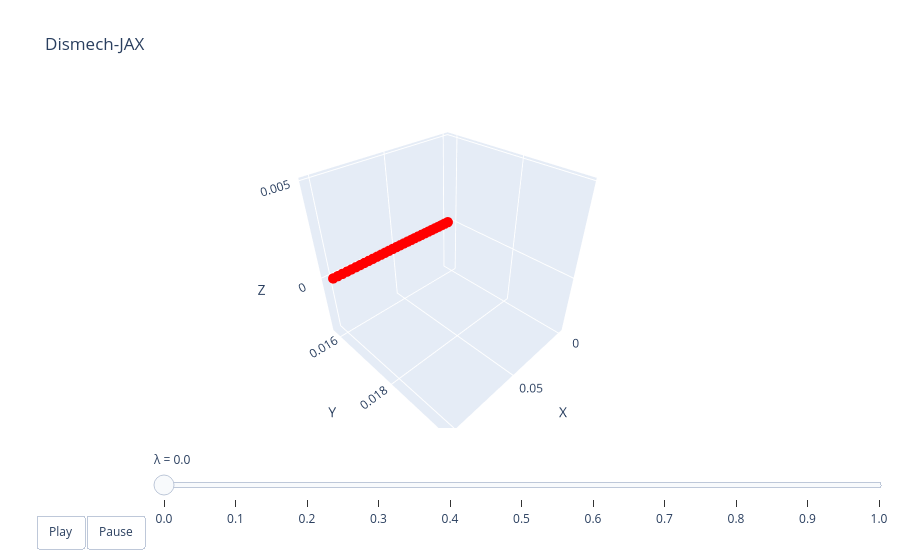

The notebook cell saved with this chart:
### Code cell
lambdas = jnp.linspace(0, 1.0, 11)
aux = get_aux(data["bi_aux"][2])
animate_rod(sim, lambdas, data["bi_xf_stars"][2], aux)

### Figure 1 — Plotly figure (JSON) as saved in the notebook; plotly's stock layout.template omitted (floating-point values rounded to 4 significant figures)
{"data": [{"line": {"color": "black", "width": 4}, "marker": {"color": "red", "size": 6}, "mode": "lines+markers", "name": "edges", "type": "scatter3d", "x": [0.000833, 0.004163, null, 0.004163, 0.007493, null, 0.007493, 0.01082, null, 0.01082, 0.01415, null, 0.01415, 0.01748, null, 0.01748, 0.02081, null, 0.02081, 0.02414, null, 0.02414, 0.02747, null, 0.02747, 0.0308, null, 0.0308, 0.03413, null, 0.03413, 0.03746, null, 0.03746, 0.04079, null, 0.04079, 0.04412, null, 0.04412, 0.04745, null, 0.04745, 0.05078, null, 0.05078, 0.05411, null, 0.05411, 0.05744, null, 0.05744, 0.06077, null, 0.06077, 0.0641, null, 0.0641, 0.06743, null, 0.06743, 0.07076, null, 0.07076, 0.07409, null, 0.07409, 0.07742, null, 0.07742, 0.08075, null, 0.08075, 0.08408, null, 0.08408, 0.08741, null, 0.08741, 0.09074, null, 0.09074, 0.09407, null, 0.09407, 0.0974, null, 0.0974, 0.1007, null], "y": [0.01586, 0.01586, null, 0.01586, 0.01586, null, 0.01586, 0.01586, null, 0.01586, 0.01586, null, 0.01586, 0.01586, null, 0.01586, 0.01586, null, 0.01586, 0.01586, null, 0.01586, 0.01586, null, 0.01586, 0.01586, null, 0.01586, 0.01586, null, 0.01586, 0.01586, null, 0.01586, 0.01586, null, 0.01586, 0.01586, null, 0.01586, 0.01586, null, 0.01586, 0.01586, null, 0.01586, 0.01586, null, 0.01586, 0.01586, null, 0.01586, 0.01586, null, 0.01586, 0.01586, null, 0.01586, 0.01586, null, 0.01586, 0.01586, null, 0.01586, 0.01586, null, 0.01586, 0.01586, null, 0.01586, 0.01586, null, 0.01586, 0.01586, null, 0.01586, 0.01586, null, 0.01586, 0.01586, null, 0.01586, 0.01586, null, 0.01586, 0.01586, null, 0.01586, 0.01586, null], "z": [0, 0, null, 0, 6.871e-08, null, 6.871e-08, 7.035e-07, null, 7.035e-07, 1.841e-06, null, 1.841e-06, 3.336e-06, null, 3.336e-06, 5.063e-06, null, 5.063e-06, 6.91e-06, null, 6.91e-06, 8.777e-06, null, 8.777e-06, 1.057e-05, null, 1.057e-05, 1.222e-05, null, 1.222e-05, 1.366e-05, null, 1.366e-05, 1.482e-05, null, 1.482e-05, 1.567e-05, null, 1.567e-05, 1.617e-05, null, 1.617e-05, 1.631e-05, null, 1.631e-05, 1.608e-05, null, 1.608e-05, 1.549e-05, null, 1.549e-05, 1.456e-05, null, 1.456e-05, 1.332e-05, null, 1.332e-05, 1.183e-05, null, 1.183e-05, 1.014e-05, null, 1.014e-05, 8.313e-06, null, 8.313e-06, 6.442e-06, null, 6.442e-06, 4.616e-06, null, 4.616e-06, 2.936e-06, null, 2.936e-06, 1.518e-06, null, 1.518e-06, 4.914e-07, null, 4.914e-07, 0, null, 0, 0, null, 0, 0, null]}], "layout": {"scene": {"xaxis": {"range": [-0.004162, 0.1057], "title": {"text": "X"}}, "yaxis": {"range": [0.01567, 0.01971], "title": {"text": "Y"}}, "zaxis": {"range": [-0.003451, 0.005122], "title": {"text": "Z"}}}, "sliders": [{"currentvalue": {"prefix": "λ = "}, "steps": [{"args": [["0.0"], {"frame": {"duration": 50, "redraw": true}, "mode": "immediate"}], "label": "0.0", "method": "animate"}, {"args": [["0.1"], {"frame": {"duration": 50, "redraw": true}, "mode": "immediate"}], "label": "0.1", "method": "animate"}, {"args": [["0.2"], {"frame": {"duration": 50, "redraw": true}, "mode": "immediate"}], "label": "0.2", "method": "animate"}, {"args": [["0.3"], {"frame": {"duration": 50, "redraw": true}, "mode": "immediate"}], "label": "0.3", "method": "animate"}, {"args": [["0.4"], {"frame": {"duration": 50, "redraw": true}, "mode": "immediate"}], "label": "0.4", "method": "animate"}, {"args": [["0.5"], {"frame": {"duration": 50, "redraw": true}, "mode": "immediate"}], "label": "0.5", "method": "animate"}, {"args": [["0.6"], {"frame": {"duration": 50, "redraw": true}, "mode": "immediate"}], "label": "0.6", "method": "animate"}, {"args": [["0.7"], {"frame": {"duration": 50, "redraw": true}, "mode": "immediate"}], "label": "0.7", "method": "animate"}, {"args": [["0.8"], {"frame": {"duration": 50, "redraw": true}, "mode": "immediate"}], "label": "0.8", "method": "animate"}, {"args": [["0.9"], {"frame": {"duration": 50, "redraw": true}, "mode": "immediate"}], "label": "0.9", "method": "animate"}, {"args": [["1.0"], {"frame": {"duration": 50, "redraw": true}, "mode": "immediate"}], "label": "1.0", "method": "animate"}], "transition": {"duration": 0}, "x": 0.1, "y": 0}], "title": {"text": "Dismech-JAX"}, "updatemenus": [{"buttons": [{"args": [null, {"frame": {"duration": 50, "redraw": true}, "fromcurrent": true}], "label": "Play", "method": "animate"}, {"args": [[null], {"frame": {"duration": 0, "redraw": true}, "mode": "immediate"}], "label": "Pause", "method": "animate"}], "direction": "left", "pad": {"r": 10, "t": 87}, "showactive": false, "type": "buttons", "x": 0.1, "xanchor": "right", "y": 0, "yanchor": "top"}]}}
